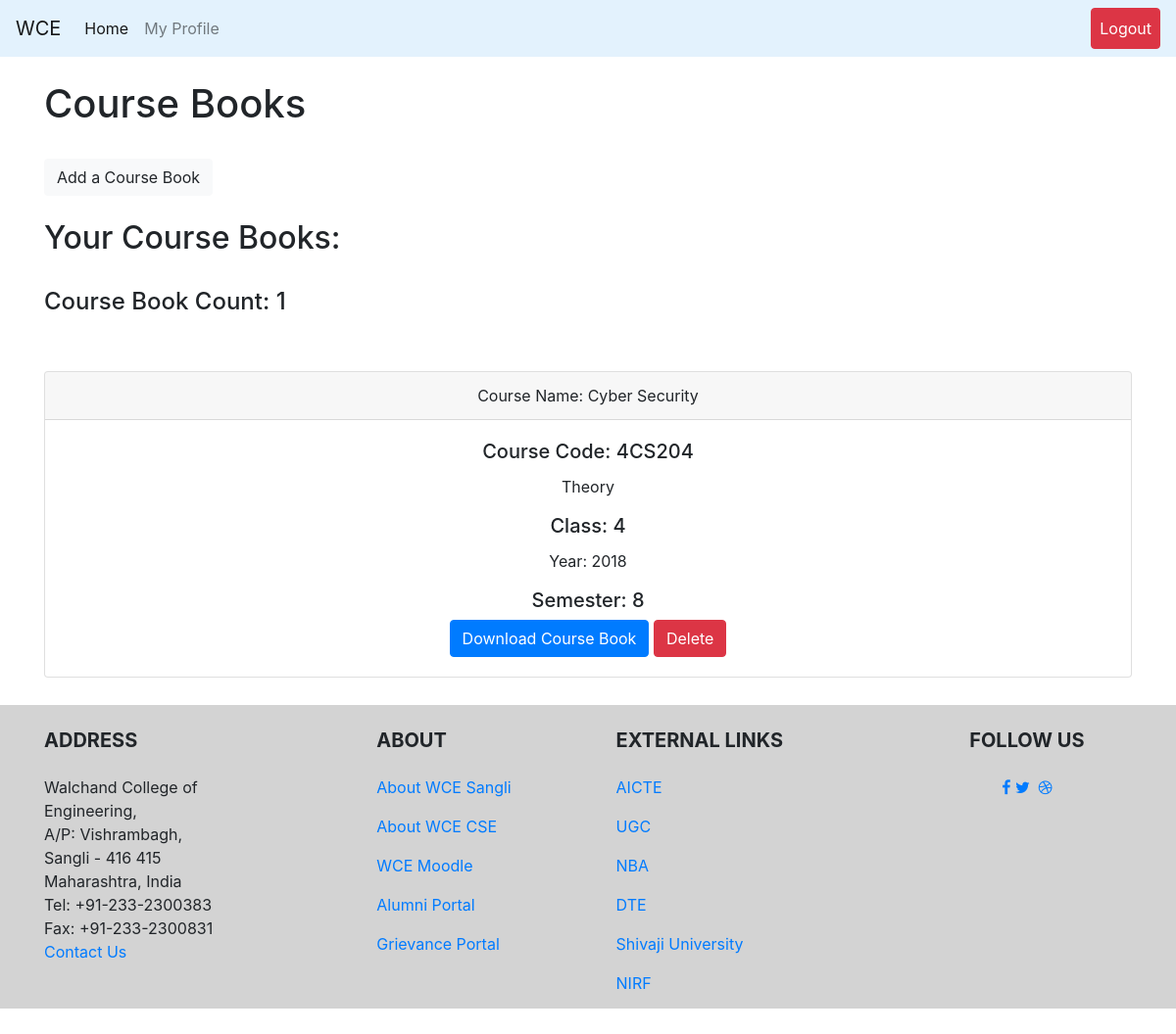
The page /faculty/inoroutWCE/courseBooks (signed in) on the database as committed earlier.
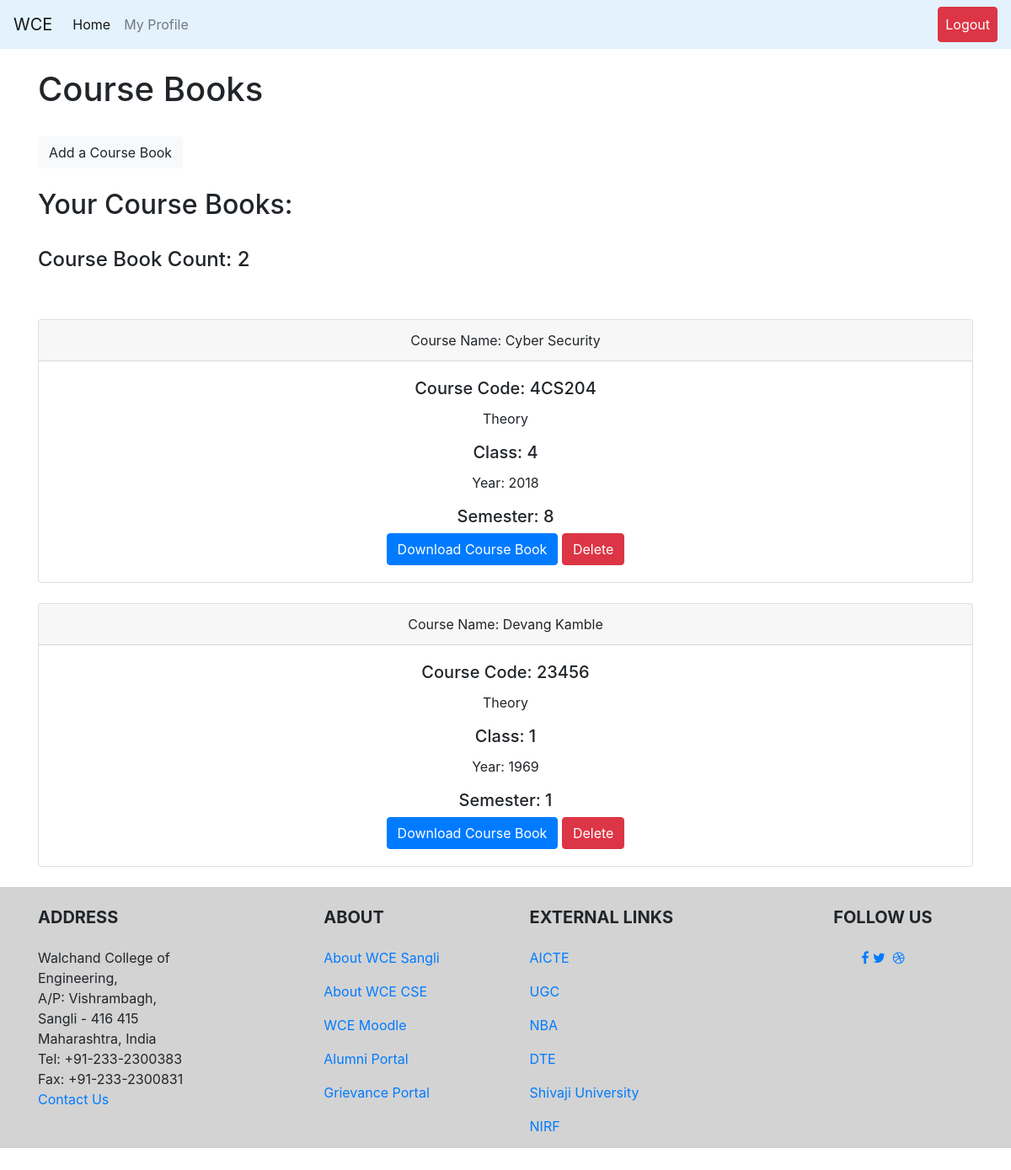
The same page on the database as committed later.
### teacher/models.py (models this page shows, shortened)
class subcoursebooks(models.Model):
    user = models.ForeignKey(User, on_delete=models.CASCADE)
    name = models.CharField(default='Operating System', max_length=80)
    coursecode = models.CharField(default='4CS203', max_length=40)
    coursetype = models.CharField(default='Theory',
                                  max_length=25)  ##use dropdown with two selects Theory OR Laboratory##
    acaclass = models.IntegerField()  ##use a dropdown with name=first year(text to be displayed) value=1(to be sent to db) so on...##
    acayear = models.IntegerField('year', validators=[MaxValueValidator(9999)], default=datetime.datetime.now().year)
    semester = models.IntegerField()  ##use dropdown, refer to student profile for the logic
    coursebook = models.URLField()  ##the faculty is gonna upload a literal book of 60-70 pages##

### teacher/views.py (the view)
# urls.py: path('courseBooks', views.coursebooks.as_view(), name="courseBooks"),
class coursebooks(View):
    def get(self, request, template_name='teacher/submissions/coursebooks.html'):
        group = request.user.groups.all()[0].name
        if isFaculty(group) == 0:
            return render(request, 'login.html')
        else:
            try:
                user = request.user
                allCourseBooks = CourseBook.objects.filter(user=user)
                countCourseBooks = len(allCourseBooks)
            except:
                allCourseBooks = None
                countCourseBooks = 0
            args = {}
            args["allCourseBooks"] = allCourseBooks
            args["countCourseBooks"] = countCourseBooks
            return render(request, template_name, args)

### teacher/views.py (called while the page is built)
def isFaculty(group_name):
    if group_name == 'faculty_group':
        return 1
    else:
        return 0

### teacher/templates/teacher/submissions/coursebooks.html (shortened to what this page needs)
{% extends 'base.html' %}
{% block content %}
<br>
<h1>Course Books </h1>
<br>
<a class="btn btn-light" href="{% url 'teacher:addCourseBook' %}" role="button">Add a Course Book</a>
<br><br>
<h2>Your Course Books: </h2>
<br>
<h4>Course Book Count: {{ countCourseBooks }}</h4>
<br><br>
{% for i in allCourseBooks %}
<div class="card text-center">
  <div class="card-header">
    Course Name: {{ i.name }}
  </div>
  <div class="card-body">
    <h5 class="card-title">Course Code: {{ i.coursecode }}</h5>
    <p class="card-text">{{ i.coursetype }}</p>
    <h5 class="card-title">Class: {{ i.acaclass }}</h5>
      <p class="card-text">Year: {{ i.acayear }} </p>
      <h5 class="card-text">Semester: {{ i.semester }}</h5>
    {% if i.certification != "NA" %}
    <a href="{{i.coursebook}}" class="btn btn-primary">Download Course Book</a>
    {% endif %}
    <td><a href="{% url 'teacher:delete_itemsIO' i.id 'courseBooks' %}"><button type="button" class="btn btn-danger">Delete</button></a></td>
  </div>
</div>
<br>
{% endfor %}
{% endblock %}

### CoeusPro/templates/base.html (shortened to what the changed rows need)
<!doctype html>
<html lang="en">
{% load static %}
<head>
    <link rel="stylesheet" href="https://stackpath.bootstrapcdn.com/font-awesome/4.7.0/css/font-awesome.min.css">
    <link rel="stylesheet" href="https://stackpath.bootstrapcdn.com/bootstrap/4.5.2/css/bootstrap.min.css">
    <link rel="stylesheet" type="text/css" href="{% static 'css/footer.css' %}">
</head>
<body>
<div id="page-container">
    <nav class="navbar navbar-expand-lg navbar-light" style="background-color: #e3f2fd;">
        <div class="collapse navbar-collapse" id="navbarNavDropdown">
            <ul class="navbar-nav">
                {% for group_for in request.user.groups.all %}
                {% if group_for.name == 'student_group' %}
                <li class="nav-item active">
                    <a class="nav-link" href="{% url 'student:studentHome' %}">Home <span class="sr-only">(current)</span></a>
                </li>
                {% elif group_for.name == 'HOD_group' %}
                <li class="nav-item active">
                    <a class="nav-link" href="{% url 'HOD:HODHome' %}">Home <span class="sr-only">(current)</span></a>
                </li>
                {% elif group_for.name == 'faculty_group' %}
                <li class="nav-item active">
                    <a class="nav-link" href="{% url 'teacher:facultyHome' %}">Home <span class="sr-only">(current)</span></a>
                </li>
                {% else %}
                <li class="nav-item active">
                    <a class="nav-link" href="{% url 'home' %}">Home <span class="sr-only">(current)</span></a>
                </li>
                {% endif %}
                {% endfor %}
        </div>
    </nav>
    <div class="container">
        {% block content %}
        {% endblock %}
    </div>
</div>
</body>
</html>

Rows that differ between the two databases and show on the page:
added subcoursebooks: name "Devang Kamble", coursecode "23456", coursetype "Theory", acaclass "1", acayear "1969", semester "1"
Other text that changed with them:
{{ countCourseBooks }}: "1" → "2"
